Frame 1 (no input): blank canvas, image omitted
Frame 60 (the mouse pressed at the canvas centre just before this capture): blank canvas, image omitted
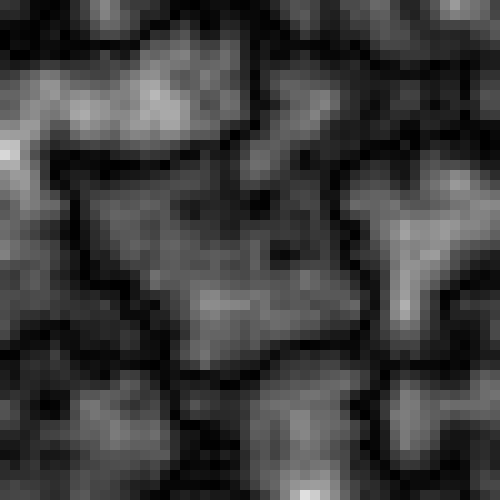
Frame 120 (the mouse held since frame 60 and released just before this capture)

The Processing sketch whose frames 1 and 60 were blank and that drew this single picture after the mouse press (run headless with seeded random() and noise(); from frame 60 on, the mouse is pressed at the canvas centre):

// Processing sketch: PerlinDifference
// ── PerlinDifference.pde
float nScale = 100;
float pSize = 10;
float zoff = 0;
float zdiff = 0;

void setup(){
  //fullScreen();
  size(500, 500);
}

void draw(){
  background(0);
  noStroke();
  zdiff = map(mouseX, 0, width, 0, 1);
  for(float y = 0; y < height; y+=pSize){
    for(float x = 0; x < width; x+=pSize){
      fill(abs(noise(x/nScale, y/nScale, zoff)-noise(x/nScale, y/nScale, zoff+zdiff))*255*2);
      //fill(noise(x/nScale, y/nScale, zoff)*255);
      rect(x, y, pSize, pSize);
    }
  }
  zoff += 0.01;
}
